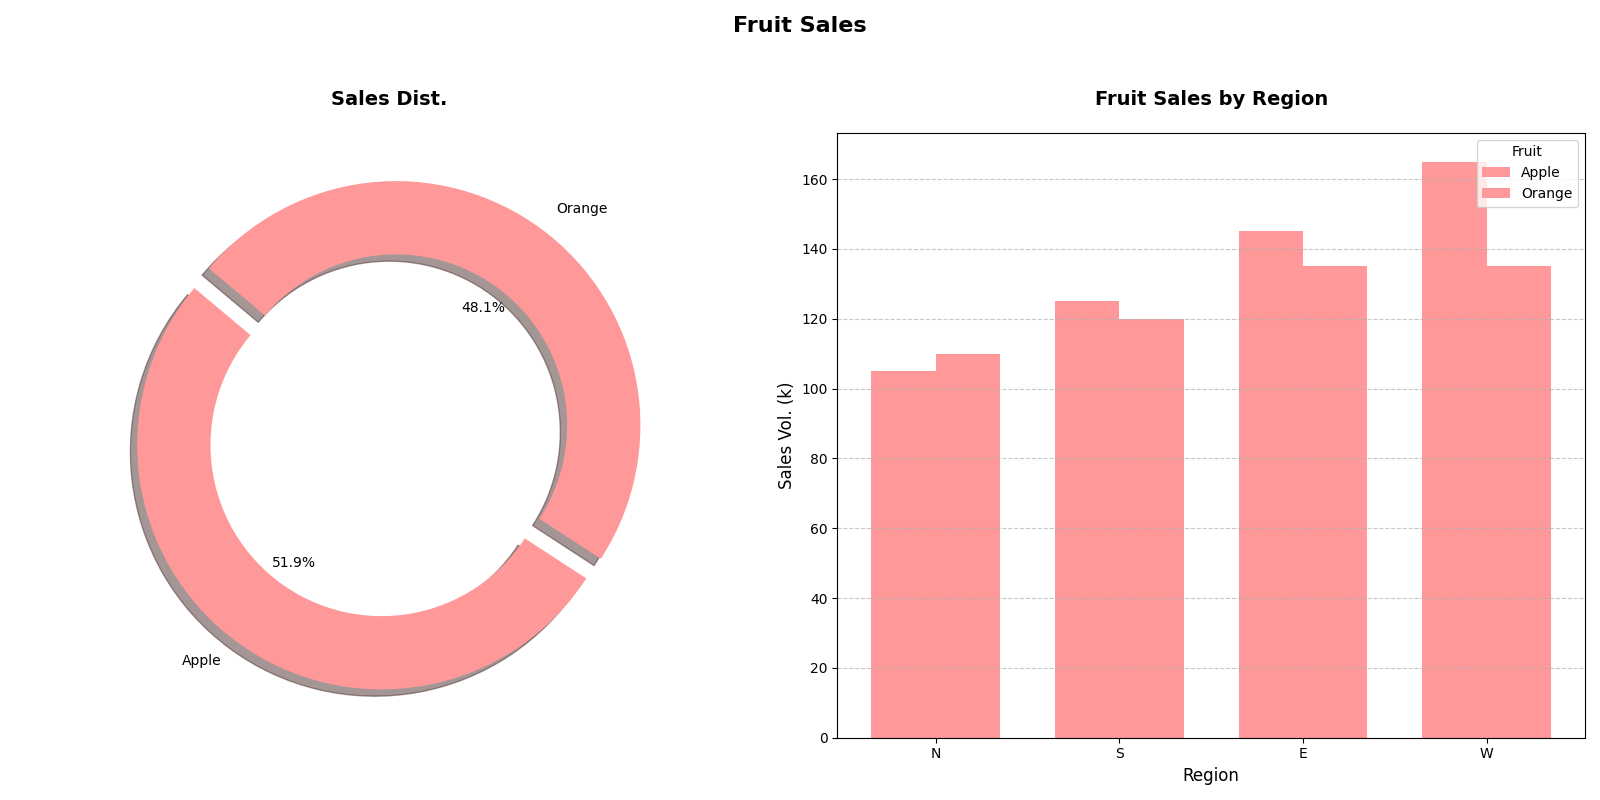

The script that drew this image:
import matplotlib.pyplot as plt
import numpy as np

regions = ['N', 'S', 'E', 'W']

apple_sales = np.array([
    [10, 15, 20, 25],
    [30, 35, 40, 45],
    [40, 45, 50, 55],
    [25, 30, 35, 40]
])
orange_sales = np.array([
    [20, 15, 10, 5],
    [25, 30, 35, 40],
    [35, 40, 45, 50],
    [30, 35, 45, 40]
])

sizes = [apple_sales.sum(), orange_sales.sum()]
single_color = ['#ff9999']  # One consistent color for all

fig, (ax2, ax1) = plt.subplots(1, 2, figsize=(16, 8))

ax2.pie(sizes, explode=(0.1, 0), labels=['Apple', 'Orange'], colors=single_color * 2,
        autopct='%1.1f%%', shadow=True, startangle=140, textprops={'fontsize': 10}, 
        wedgeprops={'width': 0.3})  # Changed for donut chart
ax2.axis('equal')
ax2.set_title('Sales Dist.', fontsize=14, fontweight='bold', pad=20)

x = np.arange(len(regions))
bar_width = 0.35

ax1.bar(x - bar_width/2, apple_sales.sum(axis=0), bar_width, label='Apple', color=single_color[0])
ax1.bar(x + bar_width/2, orange_sales.sum(axis=0), bar_width, label='Orange', color=single_color[0])

ax1.set_title('Fruit Sales by Region', fontsize=14, fontweight='bold', pad=20)
ax1.set_xlabel('Region', fontsize=12)
ax1.set_ylabel('Sales Vol. (k)', fontsize=12)
ax1.set_xticks(x)
ax1.set_xticklabels(regions, fontsize=10)
ax1.legend(title='Fruit', loc='upper right')
ax1.grid(axis='y', linestyle='--', alpha=0.7)

fig.suptitle('Fruit Sales', fontsize=16, fontweight='bold', y=0.98)

plt.tight_layout(rect=[0, 0, 1, 0.95])
plt.show()
